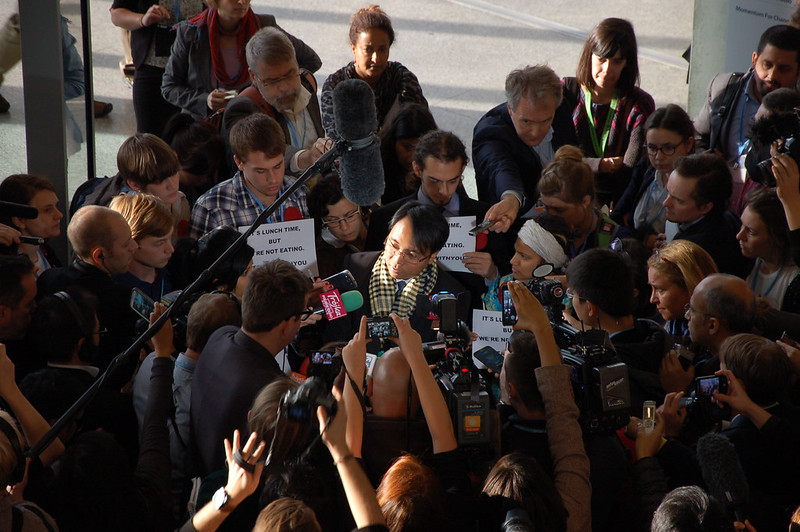
#> input picture images/10818474685_9ff1d4937f_c.jpg, 800 x 532 px; its folder holds only this picture in this run
$ python text_detection.py
#> lines starting #> are read from the running program, lines starting #| are printed output that depends on the picture
import pytesseract
import numpy as np
import os
from pytesseract import Output
import cv2

custom_config_digits = r'--oem 3 --psm 6 outputbase digits'

current_dir = os.getcwd()

images_path = os.path.join(current_dir, 'images')


def path_create(path):
#> further down, image is the input picture: shape (532, 800, 3); mean B, G, R 45.1, 48.9, 58.5
#> (the call stopped at in img_process, `d = pytesseract.image_to_data(image, output_type=Output.DICT)`: pytesseract is not available in this run)
    if not os.path.exists(path):
        os.makedirs(path)
    return path

def get_grayscale(image):
    return cv2.cvtColor(image, cv2.COLOR_BGR2GRAY)
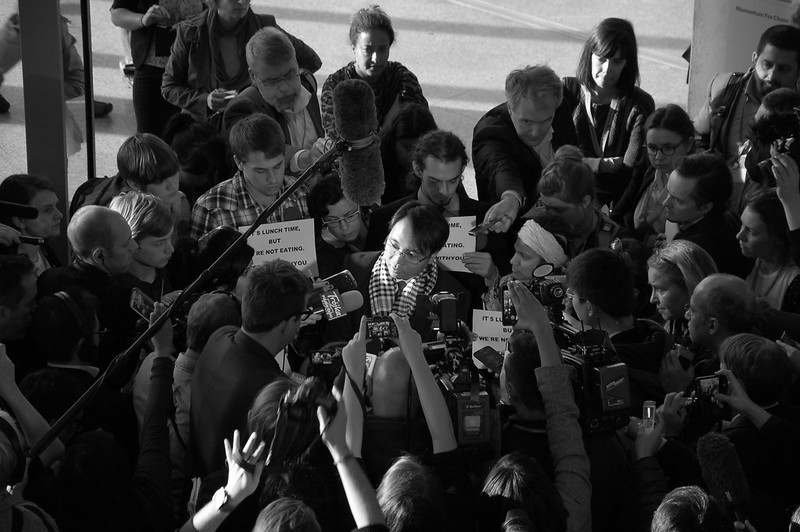
#> returned value: shape (532, 800); min 0, max 255, mean 51.4
#> (the call stopped at in img_process, `d = pytesseract.image_to_data(image, output_type=Output.DICT)`: pytesseract is not available in this run)

def canny(image):
    return cv2.Canny(image, 100, 200)
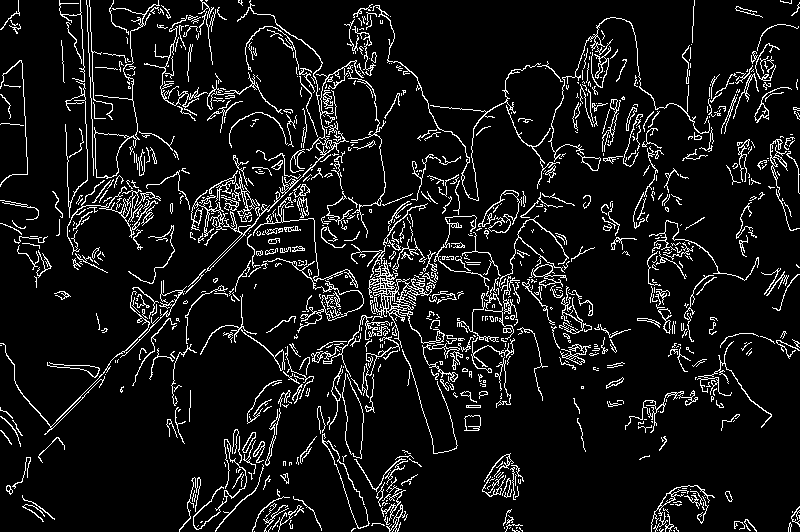
#> returned value: shape (532, 800); 8.5% white in thin lines or dots

cropped_images_path = path_create(os.path.join(current_dir, 'cropped_images'))
processed_images_path = path_create(os.path.join(current_dir, 'processed_images'))

def img_list_save(img_list, path, filename):
    rows = []
    for index, val in enumerate(img_list):
        if val.size > 0:
            cv2.imwrite(os.path.join(path, (str(index) + "." + filename.split('.')[1])), val)
            image_string = pytesseract.image_to_string(val)
            image_string = image_string.replace('\n', '')
            rows.append(f'{str(index) + "_" + filename},{image_string}\n')
        else:
            print(f'Size is 0 for {str(index) + "_" + filename}')
    return rows

def img_process(image, filename, cropped_path, processed_path, cropped_csv_name, csv_name, is_gray, create_new_file):
    d = pytesseract.image_to_data(image, output_type=Output.DICT)
    boxes = len(d['text'])
    cropped_images = []
    img = image.copy()
    if is_gray:
        img = cv2.cvtColor(img,cv2.COLOR_GRAY2RGB)
    for i in range(boxes):
        if int(float(d['conf'][i])) > 60:
            (x, y, w, h) = (d['left'][i], d['top'][i], d['width'][i], d['height'][i])
            cropped_images.append(image[y:(y+h+1),x:(x+w+1)].copy())
            img = cv2.rectangle(img, (x, y), (x + w, y + h), (0, 255, 0), 2)

    cv2.imwrite(os.path.join(processed_path, filename), img)

    csv_rows = img_list_save(cropped_images, cropped_path, filename)

    if create_new_file:
        with open(cropped_csv_name, 'w') as f:
            for row in csv_rows:
                f.write(row)
        with open(csv_name, 'w') as f:
            image_string = pytesseract.image_to_string(image)
            image_string = image_string.replace('\n', '')
            f.write(f'{filename},{image_string}\n')
    else:
        with open(cropped_csv_name, 'a') as f:
            for row in csv_rows:
                f.write(row)
        with open(csv_name, 'a') as f:
            image_string = pytesseract.image_to_string(image)
            image_string = image_string.replace('\n', '')
            f.write(f'{filename},{image_string}\n')

for index, file in enumerate(os.listdir(images_path)):
    filename = os.fsdecode(file)
    image_path = os.path.join(images_path, filename)
    image = cv2.imread(image_path)

    cropped_normal_path = path_create(os.path.join(cropped_images_path, "normal"))
    cropped_normal_fpath = path_create(os.path.join(cropped_normal_path, filename.split('.')[0]))
    processed_normal_path = path_create(os.path.join(processed_images_path, "normal"))
    img_process(image, filename, cropped_normal_fpath, processed_normal_path,"normal_cropped.csv", "normal.csv", False, index==0)

    img_grayscale = get_grayscale(image)
    cropped_grayscale_path = path_create(os.path.join(cropped_images_path, "grayscale"))
    cropped_grayscale_fpath = path_create(os.path.join(cropped_grayscale_path, filename.split('.')[0]))
    processed_grayscale_path = path_create(os.path.join(processed_images_path, "grayscale"))
    img_process(img_grayscale, filename, cropped_grayscale_fpath, processed_grayscale_path, "grayscale_cropped.csv", "grayscale.csv", True, index==0)

    img_canny = canny(img_grayscale)
    cropped_canny_path = path_create(os.path.join(cropped_images_path, "canny"))
    cropped_canny_fpath = path_create(os.path.join(cropped_canny_path, filename.split('.')[0]))
    processed_canny_path = path_create(os.path.join(processed_images_path, "canny"))
    img_process(img_canny, filename, cropped_canny_fpath, processed_canny_path, "canny_cropped.csv", "canny.csv", True, index==0)
#> (the call stopped at in img_process, `d = pytesseract.image_to_data(image, output_type=Output.DICT)`: pytesseract is not available in this run)

$ run again, on images/10818751533_3dc3681fe4_c.jpg
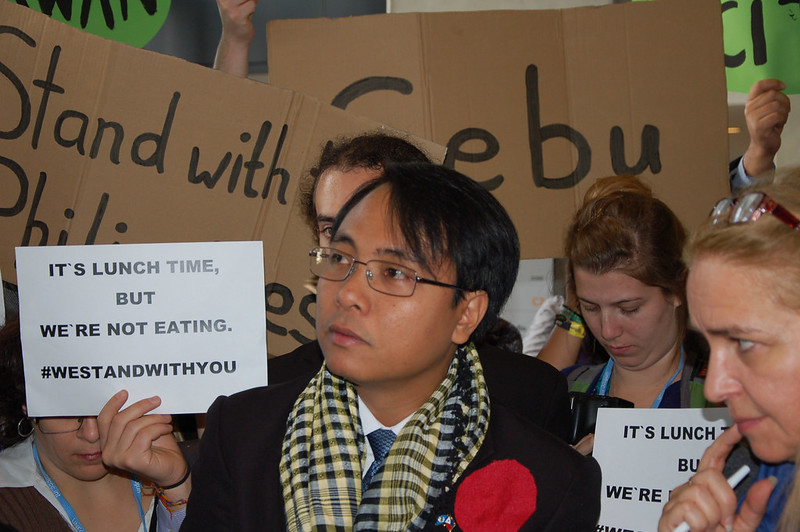
#> input picture images/10818751533_3dc3681fe4_c.jpg, 800 x 532 px
#> image is the input picture: shape (532, 800, 3); mean B, G, R 74.2, 88.3, 106.6
#> in get_grayscale, `return cv2.cvtColor(image, cv2.COLOR_BGR2GRAY)`:
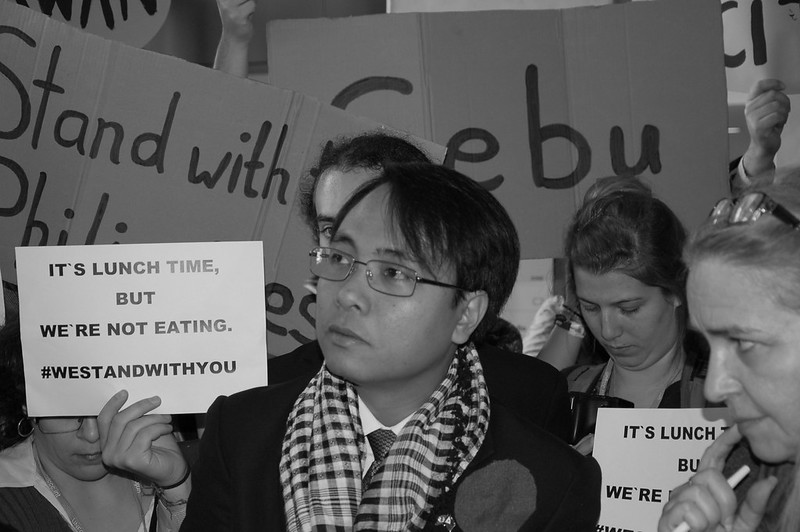
#> returned value: shape (532, 800); min 0, max 244, mean 92.2
#> in canny, `return cv2.Canny(image, 100, 200)`:
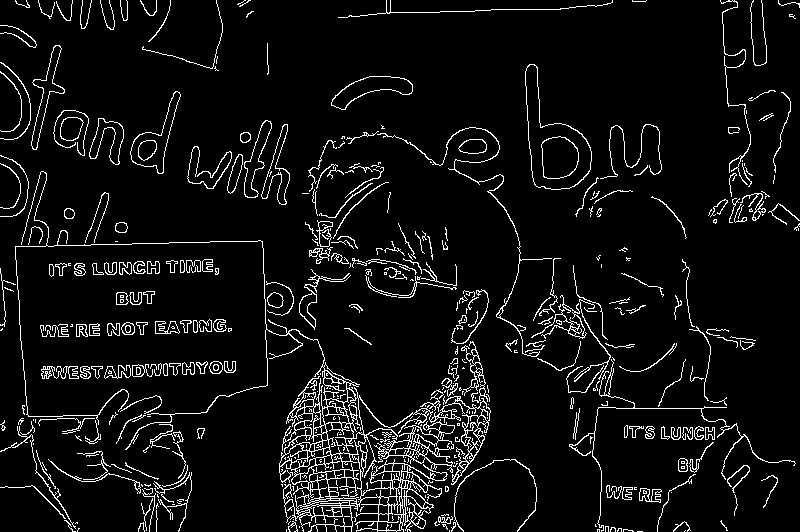
#> returned value: shape (532, 800); 6.5% white in thin lines or dots

$ run again, on images/10922646236_e55ae287c1_c.jpg
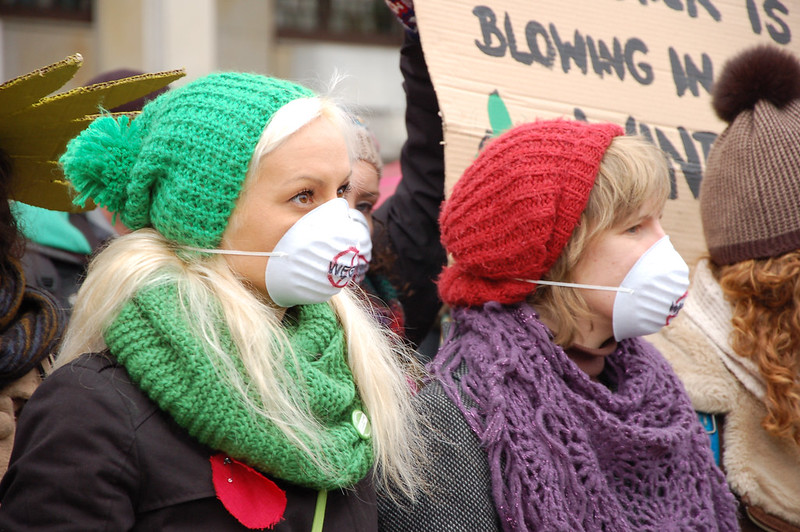
#> input picture images/10922646236_e55ae287c1_c.jpg, 800 x 532 px
#> image is the input picture: shape (532, 800, 3); mean B, G, R 109.7, 121.3, 134.4
#> in get_grayscale, `return cv2.cvtColor(image, cv2.COLOR_BGR2GRAY)`:
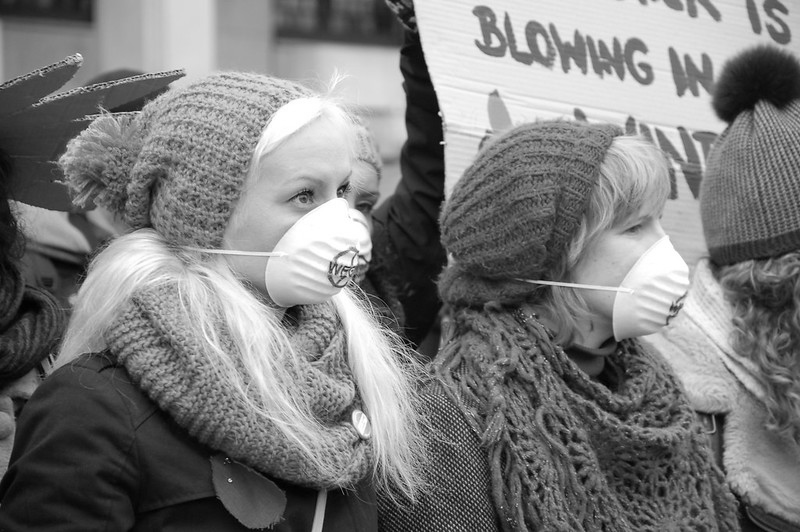
#> returned value: shape (532, 800); min 0, max 255, mean 123.9
#> in canny, `return cv2.Canny(image, 100, 200)`:
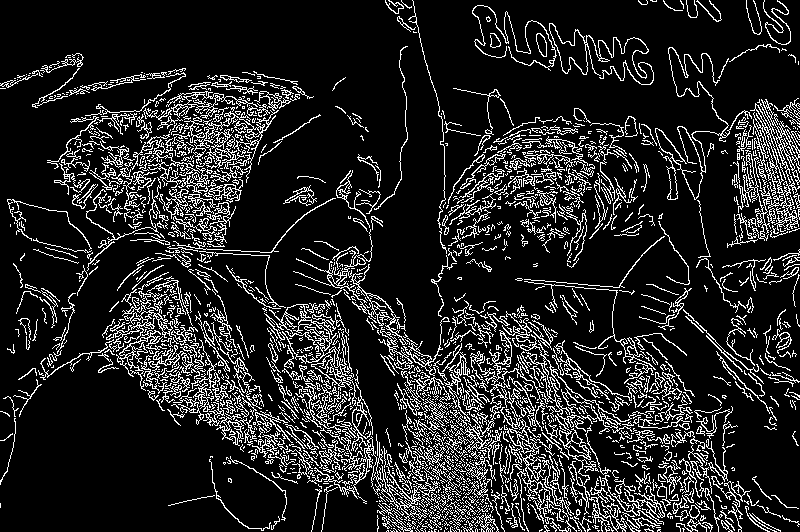
#> returned value: shape (532, 800); 14.4% white in thin lines or dots

$ run again, on images/10818607444_9a55bfc87d_c.jpg
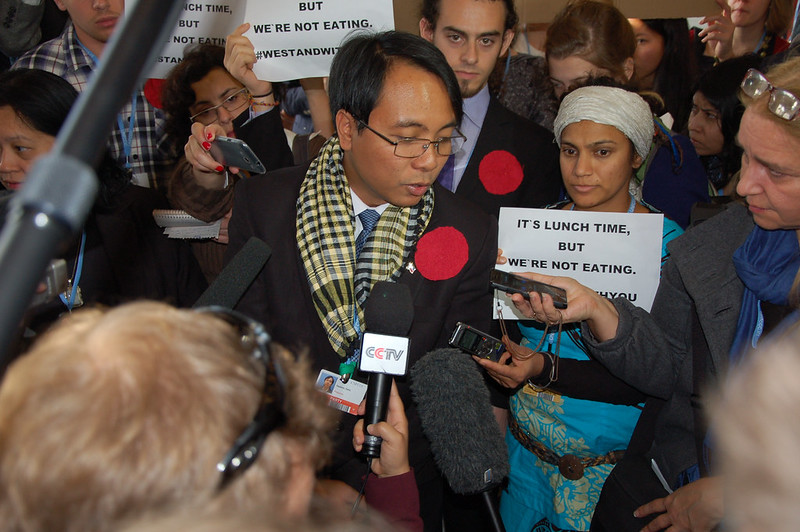
#> input picture images/10818607444_9a55bfc87d_c.jpg, 800 x 532 px
#> image is the input picture: shape (532, 800, 3); mean B, G, R 66.6, 73.1, 85.2
#> in get_grayscale, `return cv2.cvtColor(image, cv2.COLOR_BGR2GRAY)`:
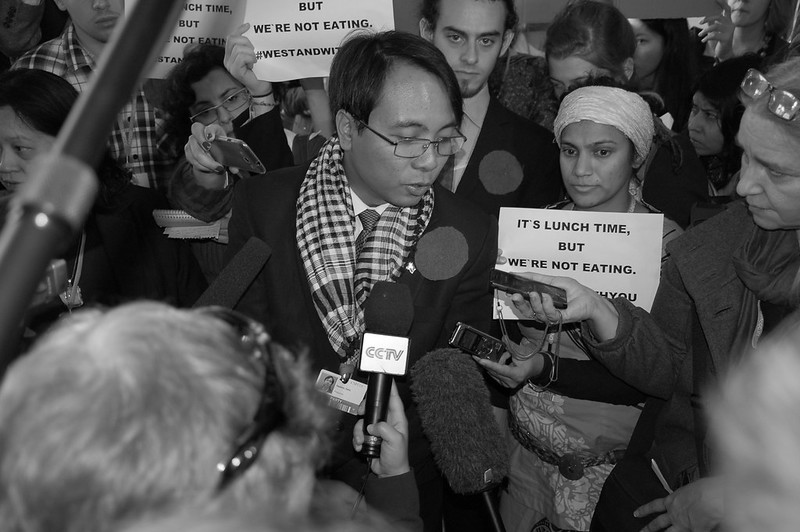
#> returned value: shape (532, 800); min 0, max 255, mean 76
#> in canny, `return cv2.Canny(image, 100, 200)`:
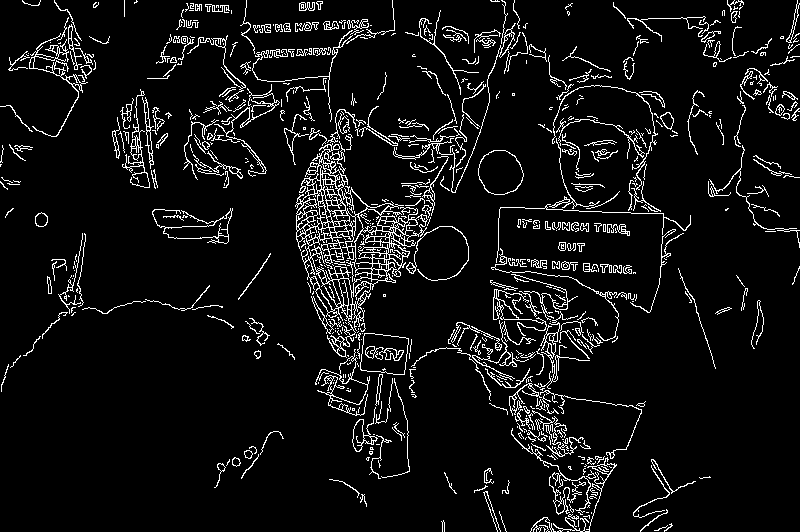
#> returned value: shape (532, 800); 7% white in thin lines or dots
